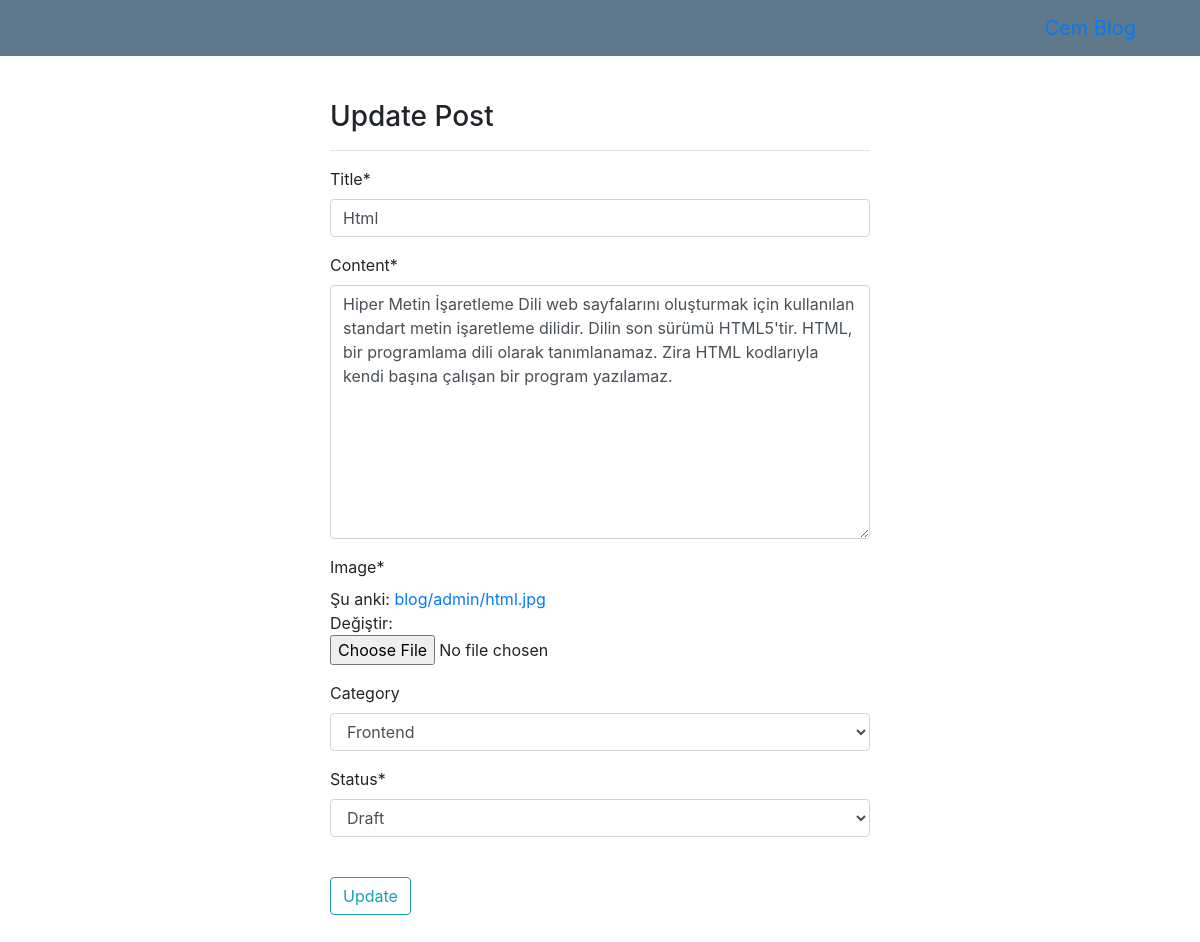
Screenshot of /html-fcd76acab5/update/ (signed in) with the database file from the repository.
### blog/models.py (models this page shows, shortened)
class Post(models.Model):
    OPTIONS = (
        ('Draft', 'Draft'),
        ('Publish', 'Publish'),
    )
    id = models.AutoField(primary_key=True, editable=False, unique=True, null=False, blank=False)
    title = models.CharField(max_length=100)
    content = models.TextField()
    image = models.ImageField(upload_to=user_directory_path, default='blog.jpg')
    category = models.ForeignKey(Category , on_delete=models.PROTECT, blank=True, null=True)
    publish_date = models.DateTimeField(auto_now_add=True)
    last_updated = models.DateTimeField(auto_now=True)
    author = models.CharField(max_length=100, default="Anonymous")
    status = models.CharField(max_length=10, choices=OPTIONS, default='Publish')
    slug = models.SlugField(blank=True, unique=True)

### blog/views.py (the view)
# urls.py: path("<str:slug>/update/",post_update, name="update"),
@login_required()
def post_update(request, slug):
    obj = get_object_or_404(Post, slug=slug)
    form = PostForm(request.POST or None, request.FILES or None, instance=obj)
    if request.user.username != obj.author and not request.user.is_superuser:
        messages.warning(request, "You are not a writer of this post !")
        return redirect("blog:list_all")
    if form.is_valid():
        form.save()
        messages.success(request, "Post updated !!")
        return redirect("blog:list_all")
    context = {
        "object" : obj,
        "form" : form
    }
    return render(request, "blog/post_update.html", context)

### blog/forms.py
class PostForm(forms.ModelForm):
    status = forms.ChoiceField(choices=Post.OPTIONS)
    category = forms.ModelChoiceField(queryset=Category.objects.all(), required=False, empty_label="Select Category")
    class Meta:
        model = Post
        fields = (
            'title',
            'content',
            'image',
            'category',
            'status',
        )

### blog/models.py (called while the page is built)
    def __str__(self):
        return self.name

### blog/templates/blog/post_update.html
{% extends 'base.html' %} {% load crispy_forms_tags %} {% block content %}
<div class="row">
  <div class="col-md-6 offset-md-3">
    <h3>Update Post</h3>
    <hr />
    <form method="POST" enctype="multipart/form-data">
      {% csrf_token %} {{form|crispy}}
      <br />
      <button type="submit" class="btn btn-outline-info">Update</button>
    </form>
  </div>
</div>
{% endblock content %}

### rows the page displays
Post: title "Html", content "Hiper Metin İşaretleme Dili web sayfalarını oluşturmak için kullanılan standart metin işaretleme dilidir. Dilin son sürümü HTML5'tir. HTML, bir programlama dili olarak tanımlanamaz. Zira HTML kodlarıyla kendi başına çalışan bir program yazılamaz.", category "Frontend", status "Draft"
